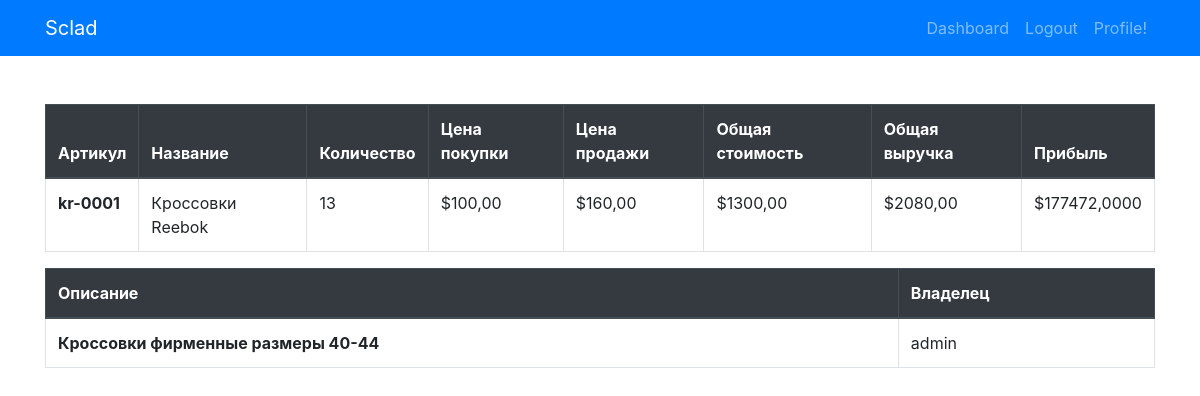
The app's page /products/3/ (signed in) with its own data.
### sclad/models.py (models this page shows, shortened)
class Product(models.Model):
    article_number = models.CharField(max_length=50, unique=True, null=True)
    name = models.CharField(max_length=255)
    description = models.TextField()
    purchase_price = models.DecimalField(max_digits=10, decimal_places=2)
    sell_price = models.DecimalField(max_digits=10, decimal_places=2)
    quantity = models.IntegerField()
    user = models.ForeignKey('accounts.User', on_delete=models.CASCADE)
    @property
    def total_arrival_quantity(self):
        return sum(ac.quantity for ac in self.arrivalcomposition_set.all())
    @property
    def total_expense_quantity(self):
        return sum(ec.quantity for ec in self.expensecomposition_set.all())
    @property
    def balance_quantity(self):
        return self.total_arrival_quantity - self.total_expense_quantity
    @property
    def balance_value(self):
        return self.balance_quantity * self.purchase_price
    @property
    def balance_sell(self):
        return self.balance_quantity * self.sell_price
    @property
    def total_profit(self):
        total_revenue = 0
        for expense_composition in self.expensecomposition_set.all():
            expense = expense_composition.expense
            discounted_price = expense_composition.product.sell_price * (
                        1 - expense.customer.discount.discount_percentage / 100)
            total_revenue += discounted_price * expense_composition.quantity
        total_cost = sum(item.purchase_price * item.quantity for item in
                         self.arrivalcomposition_set.all()) + self.balance_quantity * self.purchase_price
        return total_revenue - total_cost

class ArrivalComposition(models.Model):
    product = models.ForeignKey(Product, on_delete=models.CASCADE)
    arrival = models.ForeignKey(Arrival, on_delete=models.CASCADE)
    purchase_price = models.DecimalField(max_digits=10, decimal_places=2)
    quantity = models.IntegerField()
    user = models.ForeignKey('accounts.User', on_delete=models.CASCADE)

class ExpenseComposition(models.Model):
    expense = models.ForeignKey(Expense, on_delete=models.CASCADE)
    product = models.ForeignKey(Product, on_delete=models.CASCADE)
    quantity = models.IntegerField()
    user = models.ForeignKey('accounts.User', on_delete=models.CASCADE)

class Expense(models.Model):
    customer = models.ForeignKey(Customer, on_delete=models.CASCADE)
    date = models.DateField()
    description = models.TextField()
    user = models.ForeignKey('accounts.User', on_delete=models.CASCADE)

class Customer(models.Model):
    name = models.CharField(max_length=255)
    contact_info = models.TextField()
    discount = models.ForeignKey(Discount, on_delete=models.CASCADE, null=True, blank=True)
    user = models.ForeignKey('accounts.User', on_delete=models.CASCADE)

class Discount(models.Model):
    name = models.CharField(max_length=255)
    description = models.TextField()
    discount_percentage = models.DecimalField(max_digits=10, decimal_places=2)
    user = models.ForeignKey('accounts.User', on_delete=models.CASCADE)

### accounts/models.py (models this page shows)
class User(AbstractUser):
    groups = models.ManyToManyField(
        'auth.Group',
        related_name='custom_user_set',
        blank=True,
        help_text='The groups this user belongs to.',
        verbose_name='groups',
    )
    user_permissions = models.ManyToManyField(
        'auth.Permission',
        related_name='custom_user_permissions',
        blank=True,
        help_text='Specific permissions for this user.',
        verbose_name='user permissions',
    )
    ROLE_CHOICES = (
        ('admin', 'Admin'),
        ('manager', 'Manager'),
        ('employee', 'Employee'),
    )
    role = models.CharField(max_length=50, choices=ROLE_CHOICES, default='employee')

### sclad/views.py (the view)
# urls.py: path('products/<int:product_id>/', views.product_detail, name='product_detail'),
@login_required
def product_detail(request, product_id):
    product = get_object_or_404(Product, id=product_id)
    if request.user.role == 'admin' or product.user == request.user:
        context = {
            'product': product,
        }
        return render(request, 'sclad/product_detail.html', context)
    else:
        return HttpResponseForbidden("You are not authorized to view this arrival.")

### templates/sclad/product_detail.html
{% extends 'base.html' %}
{% block content %}
<table class="table table-bordered">
    <thead class="thead-dark">
    <tr>
        <th scope="col">Артикул</th>
        <th scope="col">Название</th>
        <th scope="col">Количество</th>
        <th scope="col">Цена покупки</th>
        <th scope="col">Цена продажи</th>
        <th scope="col">Общая стоимость</th>
        <th scope="col">Общая выручка</th>
        <th scope="col">Прибыль</th>
    </tr>
    </thead>
    <tbody>
    <tr>
        <th scope="row">{{ product.article_number }}</th>
        <td>{{ product.name }}</td>
        <td>{{ product.quantity }}</td>
        <td>${{ product.purchase_price }}</td>
        <td>${{ product.sell_price }}</td>
        <td>${{ product.balance_value }}</td>
        <td>${{ product.balance_sell }}</td>
        <td>${{ product.total_profit }}</td>
    </tr>
    </tbody>
</table>
<table class="table table-bordered">
    <thead class="thead-dark">
    <tr>
        <th scope="col">Описание</th>
        <th scope="col">Владелец</th>
    </tr>
    </thead>
    <tbody>
    <tr>
        <th scope="row">{{ product.description }}</th>
        <td>{{ product.user }}</td>
    </tr>
    </tbody>
</table>
{% endblock %}

### records on screen
Product: article_number "kr-0001", name "Кроссовки Reebok", quantity "13", purchase_price "100,00", sell_price "160,00", balance_value "1300,00", balance_sell "2080,00", total_profit "177472,0000", description "Кроссовки фирменные размеры 40-44", user "admin"
